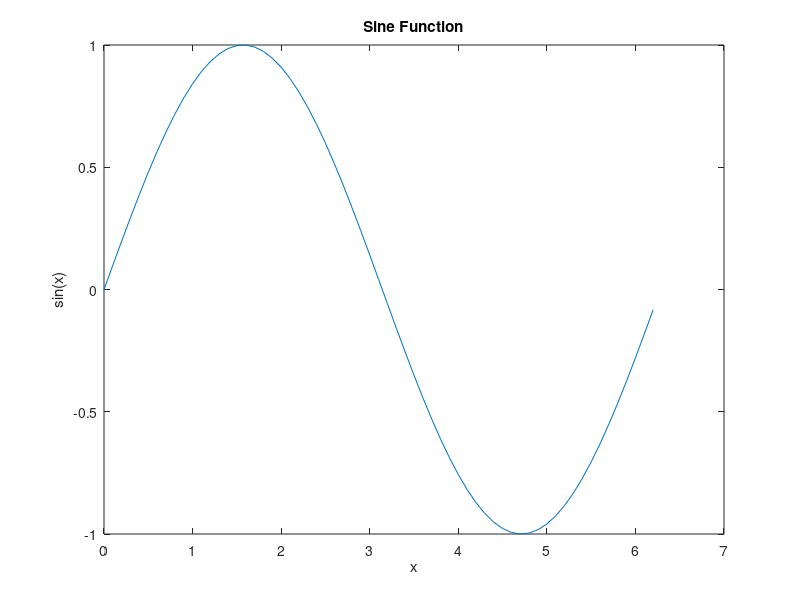
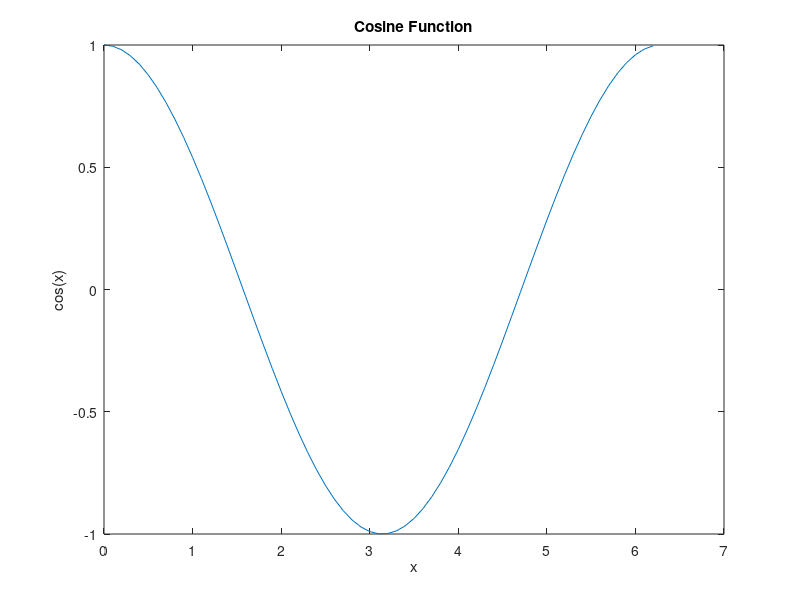

The MATLAB script that drew these images, in order:
% Define the x values (e.g., from 0 to 2*pi)
x = 0:0.1:2*pi;

% Compute the y values for sine and cosine functions
y_sin = sin(x);
y_cos = cos(x);

% Plot the sine function
figure;
plot(x, y_sin);
title('Sine Function');
xlabel('x');
ylabel('sin(x)');

% Plot the cosine function
figure;
plot(x, y_cos);
title('Cosine Function');
xlabel('x');
ylabel('cos(x)');
